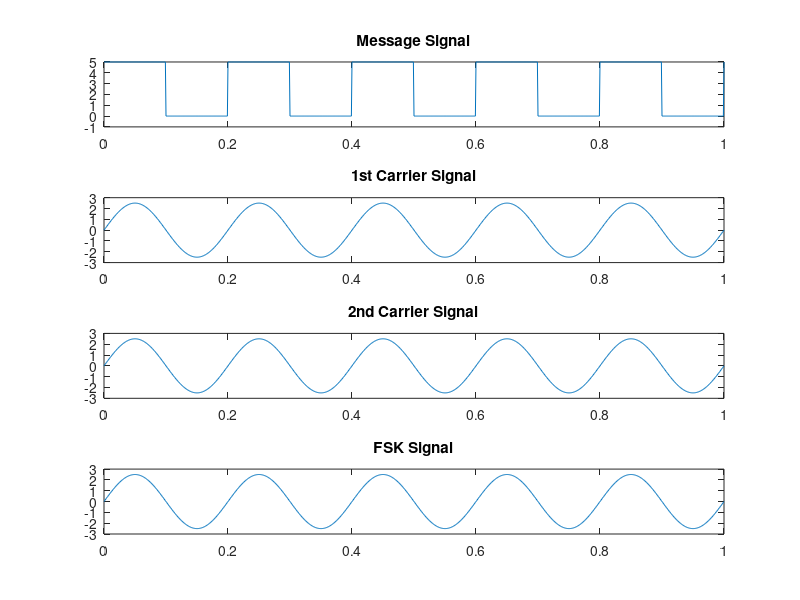

Source code (MATLAB):
clc;
clear all;
close all;

t = 0 : 0.001 : 1;
fm = input('Enter the frequency of message signal: ');
fc1 = input('Enter the frequency of 1st carrier signal: ');
fc2 = input('Enter the frequency of 2nd carrier signal: ');
amp = input('Enter amplitude: ');
amp = amp/2;

figure(73050);
m = amp.*square(2*pi*fm*t) + amp;
subplot(4, 1, 1);
plot(t, m);
axis([0 1 -1 5]);
title('Message Signal');

c1 = amp.*sin(2*pi*fc1*t);
subplot(4, 1, 2);
plot(t, c1);
title('1st Carrier Signal');

c2 = amp.*sin(2*pi*fc2*t);
subplot(4, 1, 3);
plot(t, c2);
title('2nd Carrier Signal');

for i = 0 : 1000
	if (m(i + 1) == 0)
		w(i + 1) = c2(i + 1);
	else
		w(i + 1) = c1(i + 1);
	end
end
subplot(4, 1, 4);
plot(t, w);
title('FSK Signal');